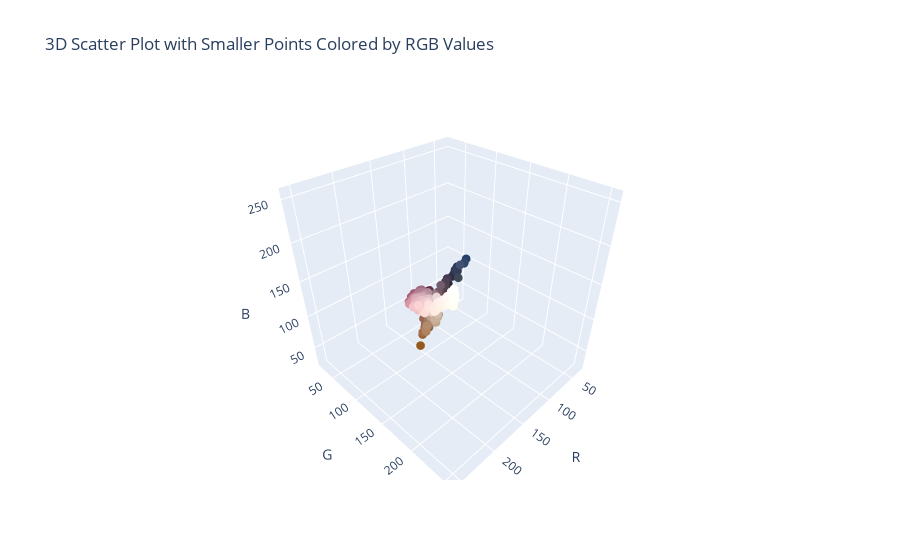

Here is the notebook cell this chart was saved with:
### Code cell
import numpy as np
import plotly.graph_objects as go
from matplotlib.colors import rgb2hex

sample_indices = np.random.choice(np.arange(pixels.shape[0]), size=1000, replace=False)
sampled_pixels = pixels[sample_indices]
points = sampled_pixels  # n points, each with 3 coordinates

# Create a colormap based on RGB values
colors = [rgb2hex(rgb / 255) for rgb in points]

# Format RGB values as strings
rgb_strings = [f"R: {int(rgb[0])}, G: {int(rgb[1])}, B: {int(rgb[2])}" for rgb in points]

# Create a scatter plot with smaller points, colored by RGB values, and RGB values as hover text
fig = go.Figure(data=[go.Scatter3d(
    x=points[:, 0],
    y=points[:, 1],
    z=points[:, 2],
    mode='markers',
    marker=dict(size=3, color=colors),  # Color points based on RGB values
    text=rgb_strings,  # Use RGB values as hover text
)])

# Update layout
fig.update_layout(scene=dict(
    xaxis_title='R',
    yaxis_title='G',
    zaxis_title='B'),
    title='3D Scatter Plot with Smaller Points Colored by RGB Values')

# Show the plot
fig.show()

### Figure 1 — Plotly figure (JSON) as saved in the notebook; plotly's stock layout.template omitted (floating-point values rounded to 4 significant figures; data arrays with more than 128 entries replaced by an {"elided": "..."} marker saying what was removed)
{"data": [{"marker": {"color": {"elided": "1000 str values"}, "size": 3}, "mode": "markers", "text": {"elided": "1000 str values"}, "type": "scatter3d", "x": {"elided": "1000 int values"}, "y": {"elided": "1000 int values"}, "z": {"elided": "1000 int values"}}], "layout": {"scene": {"xaxis": {"title": {"text": "R"}}, "yaxis": {"title": {"text": "G"}}, "zaxis": {"title": {"text": "B"}}}, "title": {"text": "3D Scatter Plot with Smaller Points Colored by RGB Values"}}}
